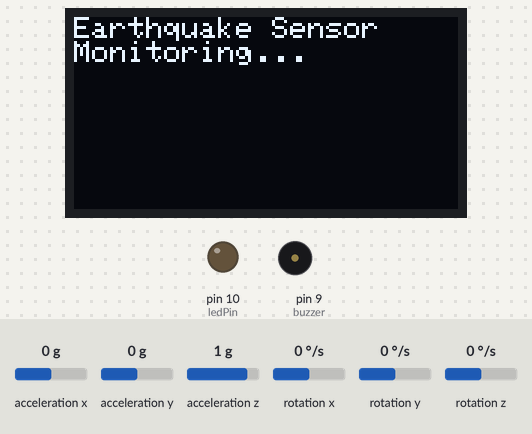
Recording of a sketch running on a simulated Arduino Uno, built with avr-gcc and run on an emulated ATmega328P. Shown: 128×64 one-colour display, output pins drawn as LEDs (lit = HIGH), buzzer (waves = sounding). Inputs (shaded band) come from the test bench; at power-on: acceleration x 0 g, acceleration z 1 g, acceleration y 0 g, rotation x 0 °/s, rotation y 0 °/s, rotation z 0 °/s. What the sketch prints to the serial monitor is not drawn.

Above: at 1.2 s.
1.3 s: acceleration x set to -0.7 g
2.8 s: acceleration x set to -1 g
At 4.3 s:
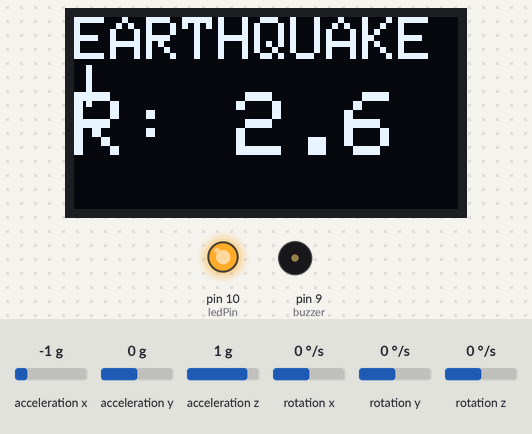
5.8 s: acceleration z set to 0.7 g
At 7.37 s:
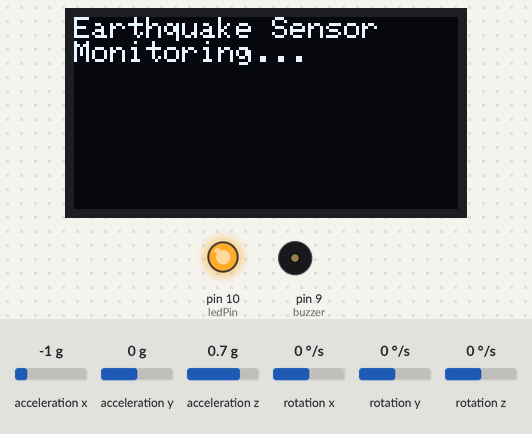
8.8 s: acceleration y set to -0.3 g
10.3 s: acceleration y set to -0.6 g
At 11.0 s:
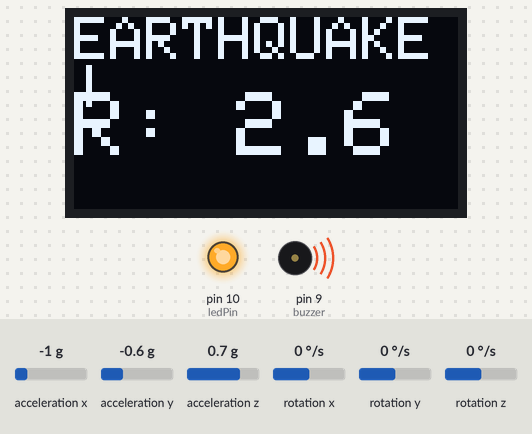
13.3 s: acceleration x set to -0.8 g
At 16.3 s:
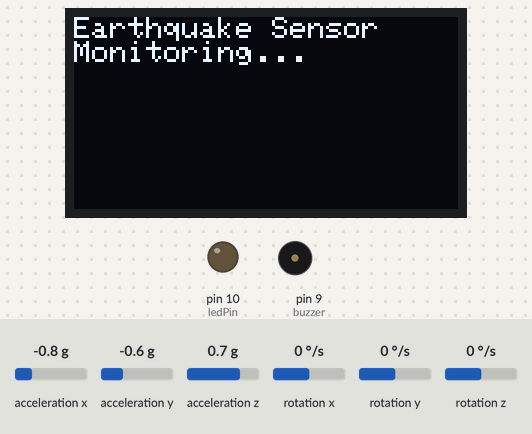
Timing chart, 0 to 17.3 s (numbered marks = the images above; inputs shaded):
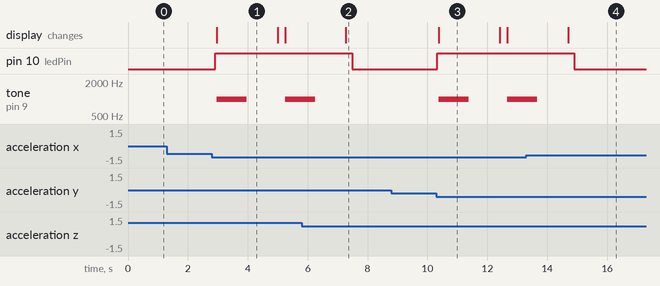

Measured:
- the behaviour switches between -0.8 and -0.9 g on acceleration x (found by bisection; images 0 and 1)
- the behaviour switches between 0.9 and 0.8 g on acceleration z (found by bisection; images 1 and 2)
- the behaviour switches between -0.4 and -0.5 g on acceleration y (found by bisection; images 2 and 3)
- after the input at 1.3 s, every drawn part: stays the same
- after the input at 2.8 s, pin 10 (ledPin): LOW → HIGH after 0.12 s; tone on pin 9 (buzzer): silent → 1000 Hz after 0.17 s, → silent 1.0 s later, → 1000 Hz 1.3 s later; the display: changes after 0.17 s (image 1)
- after the input at 5.8 s, pin 10 (ledPin): HIGH → LOW after 1.7 s; tone on pin 9 (buzzer): goes on until 6.2 s, then stays silent
- after the input at 8.8 s, every drawn part: stays the same
- after the input at 10.3 s, pin 10 (ledPin): LOW → HIGH at once; tone on pin 9 (buzzer): silent → 1000 Hz after 0.08 s, → silent 1.0 s later, → 1000 Hz 1.3 s later; the display: changes after 0.08 s (image 3)
- after the input at 13.3 s, pin 10 (ledPin): HIGH → LOW after 1.6 s; tone on pin 9 (buzzer): goes on until 13.7 s, then stays silent

The sketch:

EarthQuakeSensor.ino
```cpp
#include <Wire.h>
#include <MPU6050.h>
#include <Adafruit_GFX.h>
#include <Adafruit_SSD1306.h>

#define SCREEN_WIDTH 128 // OLED display width, in pixels
#define SCREEN_HEIGHT 64 // OLED display height, in pixels
#define OLED_RESET    -1 // Reset pin # (or -1 if sharing Arduino reset pin)
#define SCREEN_ADDRESS 0x3C // Common I2C address for SSD1306 displays

Adafruit_SSD1306 display(SCREEN_WIDTH, SCREEN_HEIGHT, &Wire, OLED_RESET);
MPU6050 mpu;

const int ledPin = 10;        // LED to indicate earthquake detected
const float threshold = 0.3;  // Acceleration threshold (g) for earthquake detection
const int buzzer = 9;         // buzzer to arduino pin 9

void setup() {
  Serial.begin(9600);
  Wire.begin();
  mpu.initialize();

  pinMode(ledPin, OUTPUT);

  // Initialize OLED display
  if(!display.begin(SSD1306_SWITCHCAPVCC, SCREEN_ADDRESS)) {
    Serial.println(F("SSD1306 allocation failed"));
    while(1); // Don't proceed, loop forever
  }

  // Initial display setup
  display.clearDisplay();
  display.setTextSize(1);
  display.setTextColor(SSD1306_WHITE);
  display.setCursor(0, 0);
  display.println("Earthquake Sensor");
  display.println("Monitoring...");
  display.display();

  if (mpu.testConnection()) {
    Serial.println("MPU6050 connected");
  } else {
    Serial.println("MPU6050 connection failed");
    while (1);
  }
}

// Function to calculate approximate Richter scale value
float calculateRichterScale(float acceleration) {
  // This is a simplified approximation
  float adjustedAccel = abs(acceleration - 1.0);
  if (adjustedAccel > threshold) {
    // Convert to approximate Richter scale (simplified formula)
    return log10(adjustedAccel * 10) + 2.0;
  }
  return 0.0;
}

void loop() {
  int16_t ax, ay, az;
  mpu.getAcceleration(&ax, &ay, &az);

  // Convert raw values to 'g'
  float xg = ax / 16384.0;
  float yg = ay / 16384.0;
  float zg = az / 16384.0;

  // Calculate total acceleration vector magnitude
  float totalAccel = sqrt(xg * xg + yg * yg + zg * zg);

  Serial.print("Accel: ");
  Serial.print(xg, 2);
  Serial.print(", ");
  Serial.print(yg, 2);
  Serial.print(", ");
  Serial.print(zg, 2);
  Serial.print(" | Total: ");
  Serial.println(totalAccel, 2);

  if (abs(totalAccel - 1.0) > threshold) {  // Subtract 1g for gravity
    digitalWrite(ledPin, HIGH);

    // Calculate approximate Richter scale value
    float richterValue = calculateRichterScale(totalAccel);

    Serial.print("Earthquake detected! Approximate Richter: ");
    Serial.println(richterValue, 1);

    // Update OLED with Richter scale value
    display.clearDisplay();
    display.setTextSize(2);
    display.setCursor(0, 0);
    display.println("EARTHQUAKE!");

    display.setTextSize(3);
    display.setCursor(0, 25);
    display.print("R: ");
    display.println(richterValue, 1);
    display.display();

    pinMode(buzzer, OUTPUT);  // Set buzzer - pin 9 as an output

    tone(buzzer, 1000);  // Send 1KHz sound signal...
    delay(1000);         // ...for 1 sec
    noTone(buzzer);      // Stop sound...
    delay(1000);         // ...for 1sec

    // Initial display setup
  display.clearDisplay();
  display.setTextSize(1);
  display.setTextColor(SSD1306_WHITE);
  display.setCursor(0, 0);
  display.println("Earthquake Sensor");
  display.println("Monitoring...");
  display.display();
  } else {
    digitalWrite(ledPin, LOW);
  }

  delay(200);
}
```
